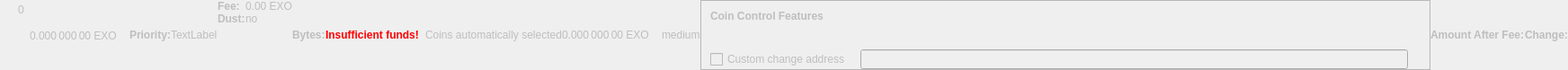
    <widget class="QWidget" name="dummyHideWidget" native="true">
     <property name="enabled">
      <bool>false</bool>
     </property>
     <property name="maximumSize">
      <size>
       <width>100</width>
       <height>22</height>
      </size>
     </property>
     <layout class="QHBoxLayout" name="dummyHideLayout">
      <property name="spacing">
       <number>0</number>
      </property>
      <property name="leftMargin">
       <number>0</number>
      </property>
      <property name="topMargin">
       <number>0</number>
      </property>
      <property name="rightMargin">
       <number>0</number>
      </property>
      <property name="bottomMargin">
       <number>0</number>
      </property>
      <item>
       <layout class="QFormLayout" name="formLayoutCoinControl1">
        <property name="horizontalSpacing">
         <number>10</number>
        </property>
        <property name="verticalSpacing">
         <number>14</number>
        </property>
        <property name="leftMargin">
         <number>10</number>
        </property>
        <property name="topMargin">
         <number>4</number>
        </property>
        <property name="rightMargin">
         <number>6</number>
        </property>
        <item row="0" column="1">
         <widget class="QLabel" name="labelCoinControlBytes">
          <property name="cursor">
           <cursorShape>IBeamCursor</cursorShape>
          </property>
          <property name="contextMenuPolicy">
           <enum>Qt::ActionsContextMenu</enum>
          </property>
          <property name="text">
           <string notr="true">0</string>
          </property>
          <property name="textInteractionFlags">
           <set>Qt::LinksAccessibleByMouse|Qt::TextSelectableByKeyboard|Qt::TextSelectableByMouse</set>
          </property>
         </widget>
        </item>
       </layout>
      </item>
      <item>
       <widget class="QLabel" name="labelCoinControlAfterFee">
        <property name="enabled">
         <bool>false</bool>
        </property>
        <property name="sizePolicy">
         <sizepolicy hsizetype="Fixed" vsizetype="Fixed">
          <horstretch>0</horstretch>
          <verstretch>0</verstretch>
         </sizepolicy>
        </property>
        <property name="minimumSize">
         <size>
          <width>111</width>
          <height>12</height>
         </size>
        </property>
        <property name="maximumSize">
         <size>
          <width>111</width>
          <height>12</height>
         </size>
        </property>
        <property name="cursor">
         <cursorShape>IBeamCursor</cursorShape>
        </property>
        <property name="contextMenuPolicy">
         <enum>Qt::ActionsContextMenu</enum>
        </property>
        <property name="text">
         <string notr="true">0.000 000 00 EXO</string>
        </property>
        <property name="textInteractionFlags">
         <set>Qt::LinksAccessibleByMouse|Qt::TextSelectableByKeyboard|Qt::TextSelectableByMouse</set>
        </property>
       </widget>
      </item>
      <item>
       <widget class="QLabel" name="labelCoinControlPriorityText">
        <property name="enabled">
         <bool>false</bool>
        </property>
        <property name="font">
         <font>
          <weight>75</weight>
          <bold>true</bold>
         </font>
        </property>
        <property name="text">
         <string>Priority:</string>
        </property>
       </widget>
      </item>
      <item>
       <layout class="QHBoxLayout" name="horizontalLayout">
        <item>
         <widget class="QLabel" name="WarningLabel">
          <property name="text">
           <string>TextLabel</string>
          </property>
         </widget>
        </item>
       </layout>
      </item>
      <item>
       <layout class="QFormLayout" name="formLayoutCoinControl3">
        <property name="horizontalSpacing">
         <number>0</number>
        </property>
        <property name="verticalSpacing">
         <number>0</number>
        </property>
        <property name="leftMargin">
         <number>0</number>
        </property>
        <property name="topMargin">
         <number>0</number>
        </property>
        <property name="rightMargin">
         <number>0</number>
        </property>
        <item row="0" column="0">
         <widget class="QLabel" name="labelCoinControlFeeText">
          <property name="enabled">
           <bool>false</bool>
          </property>
          <property name="font">
           <font>
            <weight>75</weight>
            <bold>true</bold>
           </font>
          </property>
          <property name="text">
           <string>Fee:</string>
          </property>
          <property name="margin">
           <number>0</number>
          </property>
         </widget>
        </item>
        <item row="0" column="1">
         <widget class="QLabel" name="labelCoinControlFee">
          <property name="enabled">
           <bool>false</bool>
          </property>
          <property name="cursor">
           <cursorShape>IBeamCursor</cursorShape>
          </property>
          <property name="contextMenuPolicy">
           <enum>Qt::ActionsContextMenu</enum>
          </property>
          <property name="text">
           <string notr="true">0.00 EXO</string>
          </property>
          <property name="textInteractionFlags">
           <set>Qt::LinksAccessibleByMouse|Qt::TextSelectableByKeyboard|Qt::TextSelectableByMouse</set>
          </property>
         </widget>
        </item>
        <item row="1" column="0">
         <widget class="QLabel" name="labelCoinControlLowOutputText">
          <property name="enabled">
           <bool>false</bool>
          </property>
          <property name="font">
           <font>
            <weight>75</weight>
            <bold>true</bold>
           </font>
          </property>
          <property name="text">
           <string>Dust:</string>
          </property>
         </widget>
        </item>
        <item row="1" column="1">
         <widget class="QLabel" name="labelCoinControlLowOutput">
          <property name="enabled">
           <bool>false</bool>
          </property>
          <property name="cursor">
           <cursorShape>IBeamCursor</cursorShape>
          </property>
          <property name="contextMenuPolicy">
           <enum>Qt::ActionsContextMenu</enum>
          </property>
          <property name="text">
           <string>no</string>
          </property>
          <property name="textInteractionFlags">
           <set>Qt::LinksAccessibleByMouse|Qt::TextSelectableByKeyboard|Qt::TextSelectableByMouse</set>
          </property>
         </widget>
        </item>
       </layout>
      </item>
      <item>
       <widget class="QLabel" name="labelCoinControlBytesText">
        <property name="enabled">
         <bool>false</bool>
        </property>
        <property name="font">
         <font>
          <weight>75</weight>
          <bold>true</bold>
         </font>
        </property>
        <property name="text">
         <string>Bytes:</string>
        </property>
       </widget>
      </item>
      <item>
       <layout class="QFormLayout" name="formLayoutCoinControl2">
        <property name="horizontalSpacing">
         <number>0</number>
        </property>
        <property name="verticalSpacing">
         <number>0</number>
        </property>
        <property name="leftMargin">
         <number>0</number>
        </property>
        <property name="topMargin">
         <number>0</number>
        </property>
        <property name="rightMargin">
         <number>0</number>
        </property>
       </layout>
      </item>
      <item>
       <layout class="QHBoxLayout" name="horizontalLayoutCoinControl2">
        <property name="spacing">
         <number>0</number>
        </property>
        <property name="bottomMargin">
         <number>0</number>
        </property>
       </layout>
      </item>
      <item>
       <widget class="QLabel" name="labelCoinControlInsuffFunds">
        <property name="enabled">
         <bool>false</bool>
        </property>
        <property name="minimumSize">
         <size>
          <width>0</width>
          <height>0</height>
         </size>
        </property>
        <property name="font">
         <font>
          <weight>75</weight>
          <bold>true</bold>
         </font>
        </property>
        <property name="styleSheet">
         <string notr="true">color:red;font-weight:bold;</string>
        </property>
        <property name="text">
         <string>Insufficient funds!</string>
        </property>
        <property name="margin">
         <number>5</number>
        </property>
       </widget>
      </item>
      <item>
       <layout class="QFormLayout" name="formLayoutCoinControl4">
        <property name="horizontalSpacing">
         <number>0</number>
        </property>
        <property name="verticalSpacing">
         <number>0</number>
        </property>
        <property name="leftMargin">
         <number>0</number>
        </property>
        <property name="topMargin">
         <number>0</number>
        </property>
        <property name="rightMargin">
         <number>0</number>
        </property>
       </layout>
      </item>
      <item>
       <widget class="QLabel" name="labelCoinControlChangeLabel">
        <property name="enabled">
         <bool>false</bool>
        </property>
        <property name="sizePolicy">
         <sizepolicy hsizetype="Preferred" vsizetype="Expanding">
          <horstretch>0</horstretch>
          <verstretch>0</verstretch>
         </sizepolicy>
        </property>
        <property name="minimumSize">
         <size>
          <width>0</width>
          <height>0</height>
         </size>
        </property>
        <property name="text">
         <string/>
        </property>
        <property name="margin">
         <number>3</number>
        </property>
       </widget>
      </item>
      <item>
       <widget class="QLabel" name="labelCoinControlAutomaticallySelected">
        <property name="enabled">
         <bool>false</bool>
        </property>
        <property name="sizePolicy">
         <sizepolicy hsizetype="Fixed" vsizetype="Fixed">
          <horstretch>0</horstretch>
          <verstretch>0</verstretch>
         </sizepolicy>
        </property>
        <property name="minimumSize">
         <size>
          <width>0</width>
          <height>0</height>
         </size>
        </property>
        <property name="maximumSize">
         <size>
          <width>240</width>
          <height>16777215</height>
         </size>
        </property>
        <property name="text">
         <string>Coins automatically selected</string>
        </property>
        <property name="margin">
         <number>5</number>
        </property>
       </widget>
      </item>
      <item>
       <widget class="QLabel" name="labelCoinControlChange">
        <property name="enabled">
         <bool>false</bool>
        </property>
        <property name="sizePolicy">
         <sizepolicy hsizetype="Fixed" vsizetype="Fixed">
          <horstretch>0</horstretch>
          <verstretch>0</verstretch>
         </sizepolicy>
        </property>
        <property name="minimumSize">
         <size>
          <width>111</width>
          <height>0</height>
         </size>
        </property>
        <property name="maximumSize">
         <size>
          <width>111</width>
          <height>16777215</height>
         </size>
        </property>
        <property name="cursor">
         <cursorShape>IBeamCursor</cursorShape>
        </property>
        <property name="contextMenuPolicy">
         <enum>Qt::ActionsContextMenu</enum>
        </property>
        <property name="text">
         <string notr="true">0.000 000 00 EXO</string>
        </property>
        <property name="textInteractionFlags">
         <set>Qt::LinksAccessibleByMouse|Qt::TextSelectableByKeyboard|Qt::TextSelectableByMouse</set>
        </property>
       </widget>
      </item>
      <item>
       <widget class="QLabel" name="labelCoinControlPriority">
        <property name="enabled">
         <bool>false</bool>
        </property>
        <property name="cursor">
         <cursorShape>IBeamCursor</cursorShape>
        </property>
        <property name="contextMenuPolicy">
         <enum>Qt::ActionsContextMenu</enum>
        </property>
        <property name="text">
         <string>medium</string>
        </property>
        <property name="textInteractionFlags">
         <set>Qt::LinksAccessibleByMouse|Qt::TextSelectableByKeyboard|Qt::TextSelectableByMouse</set>
        </property>
       </widget>
      </item>
      <item>
       <widget class="QFrame" name="frameCoinControl">
        <property name="sizePolicy">
         <sizepolicy hsizetype="Expanding" vsizetype="Expanding">
          <horstretch>0</horstretch>
          <verstretch>0</verstretch>
         </sizepolicy>
        </property>
        <property name="maximumSize">
         <size>
          <width>16777215</width>
          <height>16777215</height>
         </size>
        </property>
        <property name="frameShape">
         <enum>QFrame::StyledPanel</enum>
        </property>
        <property name="frameShadow">
         <enum>QFrame::Sunken</enum>
        </property>
        <layout class="QVBoxLayout" name="verticalLayoutCoinControl2_2">
         <property name="spacing">
          <number>0</number>
         </property>
         <property name="leftMargin">
          <number>0</number>
         </property>
         <property name="topMargin">
          <number>0</number>
         </property>
         <property name="rightMargin">
          <number>0</number>
         </property>
         <property name="bottomMargin">
          <number>0</number>
         </property>
         <item>
          <layout class="QVBoxLayout" name="verticalLayoutCoinControl" stretch="0,0,0,1">
           <property name="spacing">
            <number>0</number>
           </property>
           <property name="leftMargin">
            <number>10</number>
           </property>
           <property name="topMargin">
            <number>10</number>
           </property>
           <item>
            <layout class="QHBoxLayout" name="horizontalLayoutCoinControl1">
             <property name="bottomMargin">
              <number>15</number>
             </property>
             <item>
              <widget class="QLabel" name="labelCoinControlFeatures">
               <property name="enabled">
                <bool>false</bool>
               </property>
               <property name="sizePolicy">
                <sizepolicy hsizetype="Preferred" vsizetype="Maximum">
                 <horstretch>0</horstretch>
                 <verstretch>0</verstretch>
                </sizepolicy>
               </property>
               <property name="font">
                <font>
                 <weight>75</weight>
                 <bold>true</bold>
                </font>
               </property>
               <property name="styleSheet">
                <string notr="true">font-weight:bold;</string>
               </property>
               <property name="text">
                <string>Coin Control Features</string>
               </property>
              </widget>
             </item>
            </layout>
           </item>
           <item>
            <widget class="QWidget" name="widgetCoinControl" native="true">
             <property name="sizePolicy">
              <sizepolicy hsizetype="Preferred" vsizetype="Preferred">
               <horstretch>0</horstretch>
               <verstretch>0</verstretch>
              </sizepolicy>
             </property>
             <property name="minimumSize">
              <size>
               <width>0</width>
               <height>0</height>
              </size>
             </property>
             <property name="styleSheet">
              <string notr="true"/>
             </property>
             <layout class="QHBoxLayout" name="horizontalLayoutCoinControl5_2">
              <property name="leftMargin">
               <number>0</number>
              </property>
              <property name="topMargin">
               <number>0</number>
              </property>
              <property name="rightMargin">
               <number>0</number>
              </property>
              <property name="bottomMargin">
               <number>0</number>
              </property>
              <item>
               <layout class="QHBoxLayout" name="horizontalLayoutCoinControl3">
                <property name="spacing">
                 <number>20</number>
                </property>
                <property name="topMargin">
                 <number>0</number>
                </property>
                <property name="bottomMargin">
                 <number>10</number>
                </property>
               </layout>
              </item>
             </layout>
            </widget>
           </item>
           <item>
            <layout class="QHBoxLayout" name="horizontalLayoutCoinControl4" stretch="0,0,0">
             <property name="spacing">
              <number>12</number>
             </property>
             <property name="sizeConstraint">
              <enum>QLayout::SetDefaultConstraint</enum>
             </property>
             <property name="topMargin">
              <number>5</number>
             </property>
             <property name="rightMargin">
              <number>5</number>
             </property>
             <item>
              <widget class="QCheckBox" name="checkBoxCoinControlChange">
               <property name="enabled">
                <bool>false</bool>
               </property>
               <property name="toolTip">
                <string>If this is activated, but the change address is empty or invalid, change will be sent to a newly generated address.</string>
               </property>
               <property name="text">
                <string>Custom change address</string>
               </property>
              </widget>
             </item>
             <item>
              <widget class="QValidatedLineEdit" name="lineEditCoinControlChange">
               <property name="enabled">
                <bool>false</bool>
               </property>
               <property name="sizePolicy">
                <sizepolicy hsizetype="Expanding" vsizetype="Fixed">
                 <horstretch>0</horstretch>
                 <verstretch>0</verstretch>
                </sizepolicy>
               </property>
              </widget>
             </item>
             <item>
              <widget class="QLabel" name="labelCoinControlChangeLabel_2">
               <property name="sizePolicy">
                <sizepolicy hsizetype="Preferred" vsizetype="Expanding">
                 <horstretch>0</horstretch>
                 <verstretch>0</verstretch>
                </sizepolicy>
               </property>
               <property name="minimumSize">
                <size>
                 <width>0</width>
                 <height>0</height>
                </size>
               </property>
               <property name="text">
                <string/>
               </property>
               <property name="margin">
                <number>3</number>
               </property>
              </widget>
             </item>
            </layout>
           </item>
           <item>
            <spacer name="verticalSpacerCoinControl">
             <property name="orientation">
              <enum>Qt::Vertical</enum>
             </property>
             <property name="sizeHint" stdset="0">
              <size>
               <width>800</width>
               <height>1</height>
              </size>
             </property>
            </spacer>
           </item>
          </layout>
         </item>
        </layout>
       </widget>
      </item>
      <item>
       <widget class="QLabel" name="labelCoinControlAfterFeeText">
        <property name="enabled">
         <bool>false</bool>
        </property>
        <property name="minimumSize">
         <size>
          <width>0</width>
          <height>0</height>
         </size>
        </property>
        <property name="maximumSize">
         <size>
          <width>16777215</width>
          <height>16777215</height>
         </size>
        </property>
        <property name="font">
         <font>
          <weight>75</weight>
          <bold>true</bold>
         </font>
        </property>
        <property name="text">
         <string>Amount After Fee:</string>
        </property>
        <property name="alignment">
         <set>Qt::AlignLeading|Qt::AlignLeft|Qt::AlignVCenter</set>
        </property>
        <property name="margin">
         <number>0</number>
        </property>
       </widget>
      </item>
      <item>
       <widget class="QLabel" name="labelCoinControlChangeText">
        <property name="enabled">
         <bool>false</bool>
        </property>
        <property name="sizePolicy">
         <sizepolicy hsizetype="Preferred" vsizetype="Preferred">
          <horstretch>0</horstretch>
          <verstretch>0</verstretch>
         </sizepolicy>
        </property>
        <property name="minimumSize">
         <size>
          <width>0</width>
          <height>0</height>
         </size>
        </property>
        <property name="maximumSize">
         <size>
          <width>16777215</width>
          <height>16777215</height>
         </size>
        </property>
        <property name="font">
         <font>
          <weight>75</weight>
          <bold>true</bold>
         </font>
        </property>
        <property name="text">
         <string>Change:</string>
        </property>
        <property name="alignment">
         <set>Qt::AlignLeading|Qt::AlignLeft|Qt::AlignVCenter</set>
        </property>
       </widget>
      </item>
     </layout>
    </widget>
